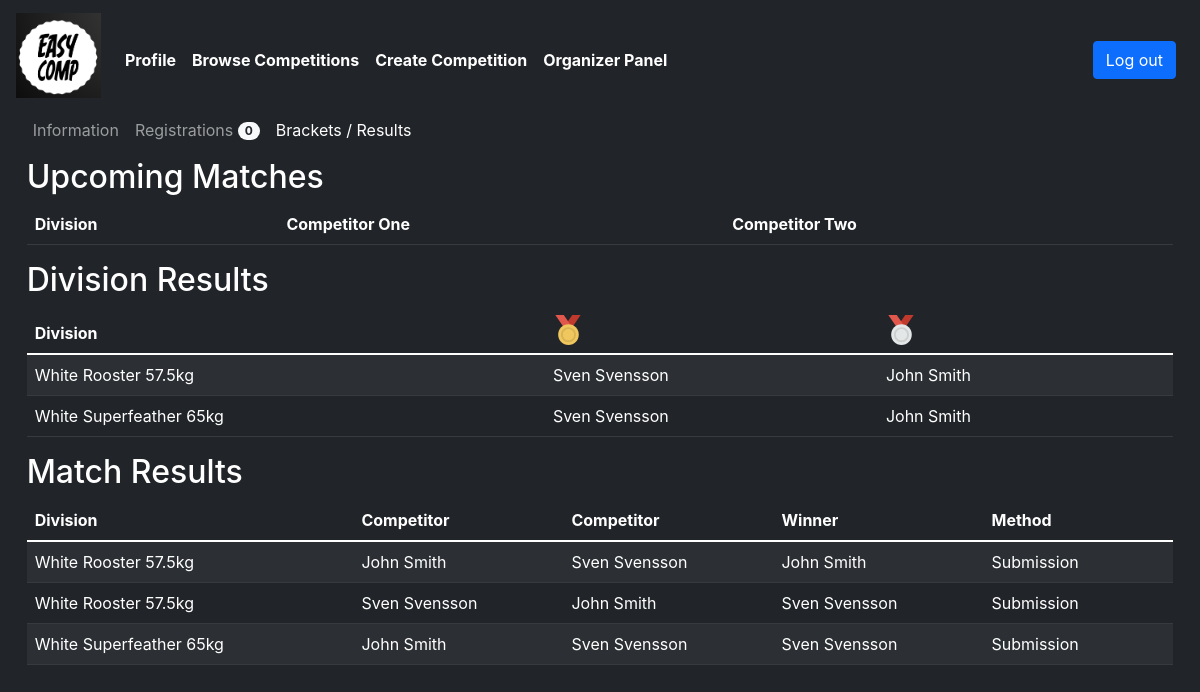
The app's page /brackets/Test (signed in) with its own data.
### tables this page shows
CREATE TABLE matchresults (
    id TEXT NOT NULL,
    comp_id INTEGER NOT NULL,
    div_name TEXT NOT NULL,
    competitor1_name TEXT NOT NULL,
    competitor2_name TEXT NOT NULL,
    winner TEXT NOT NULL,
    method TEXT NOT NULL,
    PRIMARY KEY(id),
    FOREIGN KEY(comp_id) REFERENCES competitions(id)
);

### app.py (the view, shortened to what this page needs)
@app.route("/brackets/<name>", methods=["GET"])
@login_required
def brackets(name):
    rows = db.execute("SELECT DISTINCT id FROM competitions WHERE name LIKE ?", name)
    comp_id = rows[0]["id"]
    registrations = 0
    divisions = {}
    divnames = []
    divids = []
    rows = db.execute("SELECT DISTINCT id, name FROM divisions WHERE comp_id = ?", comp_id)
    for i in range(len(rows)):
        divname = rows[i]["name"]
        divnames.append(divname)
        divid = rows[i]["id"]
        divids.append(divid)
        divisions[divname] = []
    results = db.execute("SELECT DISTINCT id, div_name, competitor1_name, competitor2_name, winner, method FROM matchresults WHERE comp_id = ?", comp_id)
    medallists = db.execute("SELECT DISTINCT div_name, gold, silver FROM competitionresults WHERE comp_id = ?", comp_id)
    matches = db.execute("SELECT DISTINCT id, div_name, competitor1_name, competitor2_name FROM matches WHERE comp_id = ?", comp_id)
    return render_template("brackets.html", matches=matches, name=name, registrations=registrations, results=results, medallists=medallists)

### app.py (called while the page is built)
@app.after_request
def after_request(response):
    response.headers["Cache-Control"] = "no-cache, no-store, must-revalidate"
    response.headers["Expires"] = 0
    response.headers["Pragma"] = "no-cache"
    return response

### helpers.py (called while the page is built)
def login_required(f):
    @wraps(f)
    def decorated_function(*args, **kwargs):
        if session.get("user_id") is None:
            return redirect("/login")
        return f(*args, **kwargs)
    return decorated_function

### templates/brackets.html (shortened to what this page needs)
{% extends "layout.html" %}
{% block main %}
<div class="container-fullscreen">
  <div class="panel-body">
    <div class="col">
      <div class="row">
          <div class="row">
            <nav class="navbar navbar-expand-lg text-white navbar-dark bg-dark">
              <div class="collapse navbar-collapse" id="navbarNavAltMarkup">
                <div class="navbar-nav">
                  <a class="nav-link" aria-current="page" href="/competition/{{ name }}"><span>Information</span></a>
                  <a class="nav-link" href="/registrations/{{ name }}"><span>Registrations  <span class="badge rounded-pill bg-light text-dark">{{ registrations }}</span></span></a>
                  <a class="nav-link active" href="/brackets/{{ name }}"><span>Brackets / Results</span></a>
                </div>
              </div>
            </nav>
          </div>
      </div>
<h2>Upcoming Matches</h2>
<table class="table table-dark table-striped">
  <thead>
      <tr>
          <th>Division</th>
          <th>Competitor One</th>
          <th>Competitor Two</th>
      </tr>
  </thead>
</table>
<h2>Division Results</h2>
<table class="table table-dark table-striped">
  <thead>
      <tr>
          <th>Division</th>
          <th><img src="/static/images/gold-medal-svgrepo-com.svg" width="30" height="30" alt="gold"></th>
          <th><img src="/static/images/silver-medal-svgrepo-com.svg" width="30" height="30" alt="silver"></th>
      </tr>
  </thead>
  <tbody>
      {% for medallist in medallists %}
      <tr>
          <td>{{ medallist['div_name'] }}</td>
          <td>{{ medallist['gold'] }}</td>
          <td>{{ medallist['silver'] }}</td>
          <td>
        </td>
      </tr>
      {% endfor %}
  </tbody>
</table>
<h2>Match Results</h2>
<table class="table table-dark table-striped">
  <thead>
      <tr>
          <th>Division</th>
          <th>Competitor</th>
          <th>Competitor</th>
          <th>Winner</th>
          <th>Method</th>
      </tr>
  </thead>
  <tbody>
    {% for result in results %}
      <tr>
          <td>{{ result['div_name'] }}</td>
          <td>{{ result['competitor1_name'] }}</td>
          <td>{{ result['competitor2_name'] }}</td>
          <td>{{ result['winner'] }}</td>
          <td>{{ result['method']| capitalize  }}</td>
          <td>
        </td>
      </tr>
      {% endfor %}
  </tbody>
</table>
{% endblock %}

### static/styles.css (style rules this page uses)
* { font-family: Inter, Helvetica, Arial, sans-serif; }
.badge { display: inline-block; min-width: 10px; padding: 3px 7px; font-size: .75rem; font-weight: 700; color: #fff; line-height: 1; vertical-align: middle; white-space: nowrap; text-align: center; background-color: #8d9799; border-radius: 10px; }
body { margin: 0; max-height: 100%; width: 100%; background-color: currentColor; padding-top: 64px; padding-top: 4.26666667rem; }
.container-fullscreen { padding-top: 20px; display: flex; flex-direction: column; justify-content: space-between; position: relative; overflow: hidden; min-height: 100vh; min-width: 100vh; }
h2 { color: white; }
.navbar { padding-left: 1rem; padding-right: 1rem; padding-bottom: 1rem; }
.nav-link { padding: 0rem; }
.panel-body { perspective: 800px; padding-left: 25px; padding-left: 1.66666667rem; padding-right: 25px; padding-right: 1.66666667rem; padding-top: 20px; padding-top: 1.33333333rem; padding-bottom: 20px; padding-bottom: 1.33333333rem; }
.row { margin-left: -15px; margin-right: -15px; }

### records on screen
matchresults: div_name "White Rooster 57.5kg", competitor1_name "John Smith", competitor2_name "Sven Svensson", winner "John Smith", method "Submission"
matchresults: div_name "White Rooster 57.5kg", competitor1_name "Sven Svensson", competitor2_name "John Smith", winner "Sven Svensson", method "Submission"
matchresults: div_name "White Superfeather 65kg", competitor1_name "John Smith", competitor2_name "Sven Svensson", winner "Sven Svensson", method "Submission"

### other values on screen
{{ registrations }} "0"
{{ medallist['div_name'] }} "White Rooster 57.5kg" "White Superfeather 65kg"
{{ medallist['gold'] }} "Sven Svensson" "Sven Svensson"
{{ medallist['silver'] }} "John Smith" "John Smith"
